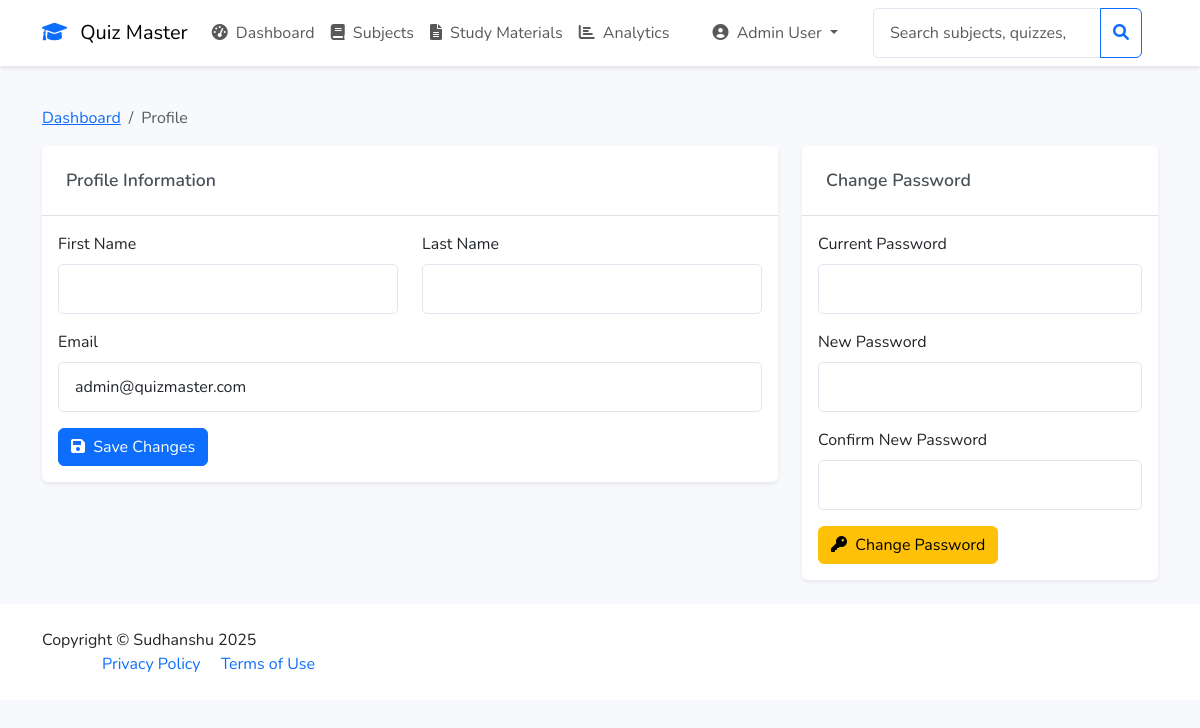
Screenshot of /admin/profile (signed in) with the database file from the repository.
### app/models/user.py (models this page shows, shortened)
class User(UserMixin, db.Model):
    __tablename__ = 'user'
    id = db.Column(db.Integer, primary_key=True)
    email = db.Column(db.String(120), unique=True, nullable=False)
    password_hash = db.Column(db.String(256), nullable=False)
    full_name = db.Column(db.String(100), nullable=False)
    qualification = db.Column(db.String(100), nullable=True)
    dob = db.Column(db.Date, nullable=True)
    is_admin = db.Column(db.Boolean, default=False)
    created_at = db.Column(db.DateTime, default=datetime.utcnow)
    scores = db.relationship('Score', backref='user', lazy=True)
    achievements = db.relationship('Achievement', backref='user', lazy=True)

### app/routes.py (the view, shortened to what this page needs)
@admin_bp.route('/profile', methods=['GET', 'POST'])
@admin_required
def profile():
    form = AdminProfileForm(obj=current_user)
    password_form = ChangePasswordForm()
    return render_template('admin/profile.html', form=form, password_form=password_form)

### app/forms.py
class AdminProfileForm(FlaskForm):
    first_name = StringField('First Name', validators=[DataRequired(), Length(max=50)])
    last_name = StringField('Last Name', validators=[DataRequired(), Length(max=50)])
    email = EmailField('Email', validators=[DataRequired(), Email(), Length(max=120)])

class ChangePasswordForm(FlaskForm):
    current_password = PasswordField('Current Password', validators=[DataRequired()])
    new_password = PasswordField('New Password', validators=[
        DataRequired(),
        Length(min=6, message='Password must be at least 6 characters long'),
        EqualTo('confirm_password', message='Passwords must match')
    ])
    confirm_password = PasswordField('Confirm New Password', validators=[DataRequired()])

### app/__init__.py (called while the page is built)
def create_app():
    app = Flask(__name__)
    app.config.from_object(Config)
    db.init_app(app)
    login_manager.init_app(app)
    mail.init_app(app)
    @login_manager.user_loader
    def load_user(id):
        return User.query.get(int(id))
    @app.template_filter('strftime')
    def _jinja2_filter_datetime(date, fmt=None):
        if fmt is None:
            fmt = '%Y-%m-%d %H:%M'
        return date.strftime(fmt) if date else ''
    from app.routes import auth_bp, admin_bp, user_bp, main_bp
    app.register_blueprint(main_bp)
    app.register_blueprint(auth_bp)
    app.register_blueprint(admin_bp)
    app.register_blueprint(user_bp)
    return app

### app/routes.py (called while the page is built)
def admin_required(f):
    @wraps(f)
    def decorated_function(*args, **kwargs):
        if not current_user.is_authenticated:
            return redirect(url_for('auth.login'))
        if not current_user.is_admin:
            flash('Access denied. Admin privileges required.', 'danger')
            return redirect(url_for('user.dashboard'))
        return f(*args, **kwargs)
    return decorated_function

### app/templates/admin/profile.html (shortened to what this page needs)
{% extends "base.html" %}
{% block content %}
<div class="container">
    <nav aria-label="breadcrumb" class="mt-3">
        <ol class="breadcrumb">
            <li class="breadcrumb-item"><a href="{{ url_for('admin.dashboard') }}">Dashboard</a></li>
            <li class="breadcrumb-item active">Profile</li>
        </ol>
    </nav>
    <div class="row">
        <div class="col-md-8">
            <div class="card shadow-sm">
                <div class="card-header">
                    <h5 class="card-title mb-0">Profile Information</h5>
                </div>
                <div class="card-body">
                    <form method="POST">
                        <div class="row mb-3">
                            <div class="col-md-6">
                                {{ form.first_name.label(class="form-label") }}
                                {{ form.first_name(class="form-control") }}
                            </div>
                            <div class="col-md-6">
                                {{ form.last_name.label(class="form-label") }}
                                {{ form.last_name(class="form-control") }}
                            </div>
                        </div>
                        <div class="mb-3">
                            {{ form.email.label(class="form-label") }}
                            {{ form.email(class="form-control") }}
                        </div>
                        <button type="submit" class="btn btn-primary">
                            <i class="fas fa-save me-1"></i> Save Changes
                        </button>
                    </form>
                </div>
            </div>
        </div>
        <div class="col-md-4">
            <div class="card shadow-sm">
                <div class="card-header">
                    <h5 class="card-title mb-0">Change Password</h5>
                </div>
                <div class="card-body">
                    <form method="POST" action="{{ url_for('admin.change_password') }}">
                        <div class="mb-3">
                            {{ password_form.current_password.label(class="form-label") }}
                            {{ password_form.current_password(class="form-control") }}
                        </div>
                        <div class="mb-3">
                            {{ password_form.new_password.label(class="form-label") }}
                            {{ password_form.new_password(class="form-control") }}
                        </div>
                        <div class="mb-3">
                            {{ password_form.confirm_password.label(class="form-label") }}
                            {{ password_form.confirm_password(class="form-control") }}
                        </div>
                        <button type="submit" class="btn btn-warning">
                            <i class="fas fa-key me-1"></i> Change Password
                        </button>
                    </form>
                </div>
            </div>
        </div>
    </div>
</div>
{% endblock %}

### app/templates/base.html (shortened to what this page needs)
<!DOCTYPE html>
<html lang="en">
<head>
    <link href="https://cdn.jsdelivr.net/npm/bootstrap@5.3.0/dist/css/bootstrap.min.css" rel="stylesheet">
    <link href="https://cdnjs.cloudflare.com/ajax/libs/font-awesome/6.0.0/css/all.min.css" rel="stylesheet">
    <link href="{{ url_for('static', filename='css/style.css') }}" rel="stylesheet">
</head>
<body>
    <nav class="navbar navbar-expand-lg navbar-light bg-white">
        <div class="container">
            <a class="navbar-brand" href="{{ url_for('main.index') }}">
                <i class="fas fa-graduation-cap text-primary me-2"></i>
                Quiz Master
            </a>
            <div class="collapse navbar-collapse" id="navbarNav">
                {% if current_user.is_authenticated %}
                    {% if current_user.is_admin %}
                        <ul class="navbar-nav me-auto">
                            <li class="nav-item">
                                <a class="nav-link" href="{{ url_for('admin.dashboard') }}">
                                    <i class="fas fa-tachometer-alt me-1"></i> Dashboard
                                </a>
                            </li>
                            <li class="nav-item">
                                <a class="nav-link" href="{{ url_for('admin.manage_subjects') }}">
                                    <i class="fas fa-book me-1"></i> Subjects
                                </a>
                            </li>
                            <li class="nav-item">
                                <a class="nav-link" href="{{ url_for('admin.manage_study_materials') }}">
                                    <i class="fas fa-file-alt me-1"></i> Study Materials
                                </a>
                            </li>
                            <li class="nav-item">
                                <a class="nav-link" href="{{ url_for('admin.quiz_analytics') }}">
                                    <i class="fas fa-chart-bar me-1"></i> Analytics
                                </a>
                            </li>
                        </ul>
                    {% endif %}
                    <ul class="navbar-nav">
                        <li class="nav-item dropdown">
                            <a class="nav-link dropdown-toggle" href="#" id="userDropdown" role="button" data-bs-toggle="dropdown">
                                <i class="fas fa-user-circle me-1"></i>
                                {{ current_user.full_name }}
                            </a>
                        </li>
                    </ul>
                {% endif %}
                {% if current_user.is_authenticated %}
                    <form class="d-flex ms-auto me-3" method="GET"
                          action="{{ url_for('admin.admin_search' if current_user.is_admin else 'user.user_search') }}">
                        <div class="input-group">
                            <input type="search" name="q" class="form-control"
                                   placeholder="{{ 'Search subjects, quizzes, or users...' if current_user.is_admin else 'Search quizzes...' }}">
                            <button class="btn btn-outline-primary" type="submit">
                                <i class="fas fa-search"></i>
                            </button>
                        </div>
                    </form>
                {% endif %}
            </div>
        </div>
    </nav>
    <main class="py-4">
        {% block content %}{% endblock %}
    </main>
    <footer class="bg-white py-4 mt-auto">
        <div class="container">
            <div class="row align-items-center">
                <div class="col-lg-6 text-lg-start">
                    Copyright &copy; Sudhanshu 2025
                <div class="col-lg-6 text-lg-end">
                    <a href="#" class="text-decoration-none me-3">Privacy Policy</a>
                    <a href="#" class="text-decoration-none">Terms of Use</a>
                </div>
            </div>
        </div>
    </footer>
</body>
</html>

### app/static/css/style.css (style rules this page uses)
:root { --primary-color: #4e73df; --secondary-color: #858796; --success-color: #1cc88a; --info-color: #36b9cc; --warning-color: #f6c23e; --danger-color: #e74a3b; --light-color: #f8f9fc; --dark-color: #5a5c69; }
body { font-family: 'Nunito', sans-serif; background-color: #f8f9fc; }
.navbar { box-shadow: 0 2px 4px rgba(0,0,0,.1); }
.card { border: none; box-shadow: 0 0.15rem 1.75rem 0 rgba(58, 59, 69, 0.15); transition: transform 0.2s ease-in-out; }
.form-control { border-radius: 5px; padding: 0.75rem 1rem; border: 1px solid #e3e6f0; }
.card-header { background-color: #fff; border-bottom: 1px solid rgba(0, 0, 0, 0.125); padding: 1.5rem; }
.card-title { color: #495057; font-size: 1.1rem; font-weight: 600; margin-bottom: 1rem; }

### rows the page displays
User: full_name "Admin User", q "Search subjects, quizzes, or users...", email "admin@quizmaster.com"

### other values shown
{{ password_form.current_password.label(class="form-label") }} "Current Password"
{{ password_form.new_password.label(class="form-label") }} "New Password"
{{ password_form.confirm_password.label(class="form-label") }} "Confirm New Password"
